Frame 1 (no input): blank canvas, image omitted
Frame 60 (the mouse pressed at the canvas centre just before this capture): blank canvas, image omitted
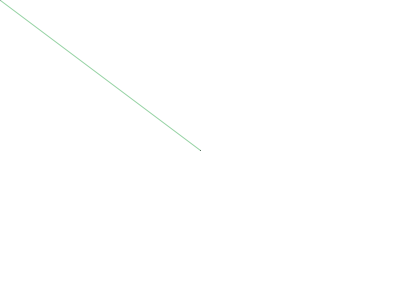
Frame 120 (the mouse held since frame 60 and released just before this capture)

The Processing sketch whose frames 1 and 60 were blank and that drew this single picture after the mouse press (run headless with seeded random() and noise(); from frame 60 on, the mouse is pressed at the canvas centre):

// Processing sketch: processing_90418
// ── processing_90418.pde

void setup(){
size(400,300);
background(255);
}

void draw(){
  stroke(random(255),random(255),random(255));
  line(pmouseX,pmouseY,mouseX,mouseY);
  
}
